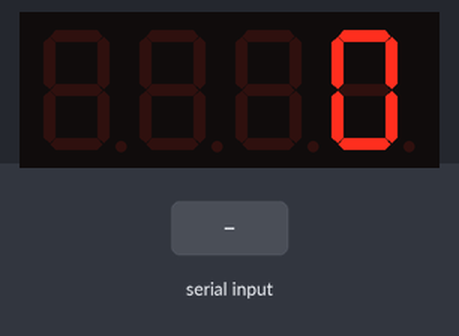
The sketch below on a simulated Arduino Uno, built with avr-gcc and run on an emulated ATmega328P. On the bench: 4-digit seven-segment display. The test bench sets the inputs (shaded band).

Above: at 1.2 s.
1.3 s: "90,45\n" received over Serial
At 2.2 s:
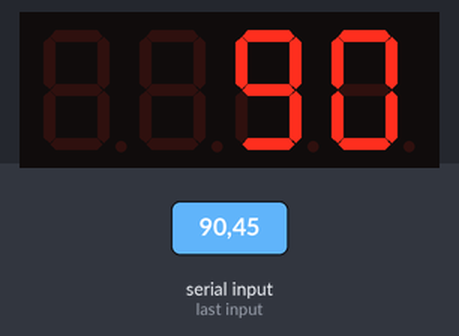
2.8 s: "30,150\n" received over Serial
Timing chart, 0 to 5.8 s (numbered marks = the images above; inputs shaded):
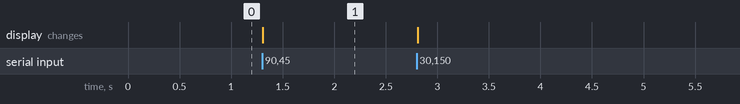

Measured:
- after the input at 1.3 s, the display: changes at once (image 1)

The sketch:

second_arduino.cpp.ino
```cpp
#include "SevSeg.h"
SevSeg sevseg;

char buffer[10];
byte index = 0;
int counter = 0;

void setup() {
  byte numDigits = 4;
  byte digitPins[] = {2, 3, 4, 5};
  byte segmentPins[] = {6, 7, 8, 9, 10, 11, 12, 13};
  sevseg.begin(COMMON_CATHODE, numDigits, digitPins, segmentPins);
  sevseg.setBrightness(90);

  Serial.begin(9600);
}

void loop() {
  while (Serial.available()) {
    char c = Serial.read();

    if (c == '\n') {               // Zahl vollständig
      buffer[index] = '\0';
      counter = atoi(buffer);      // in int umwandeln
      index = 0;                   // Puffer zurücksetzen
    }
    else if (index < 9) {
      buffer[index++] = c;         // Zeichen sammeln
    }
  }

  sevseg.setNumber(counter);
  sevseg.refreshDisplay();         // läuft jetzt konstant
}
```
